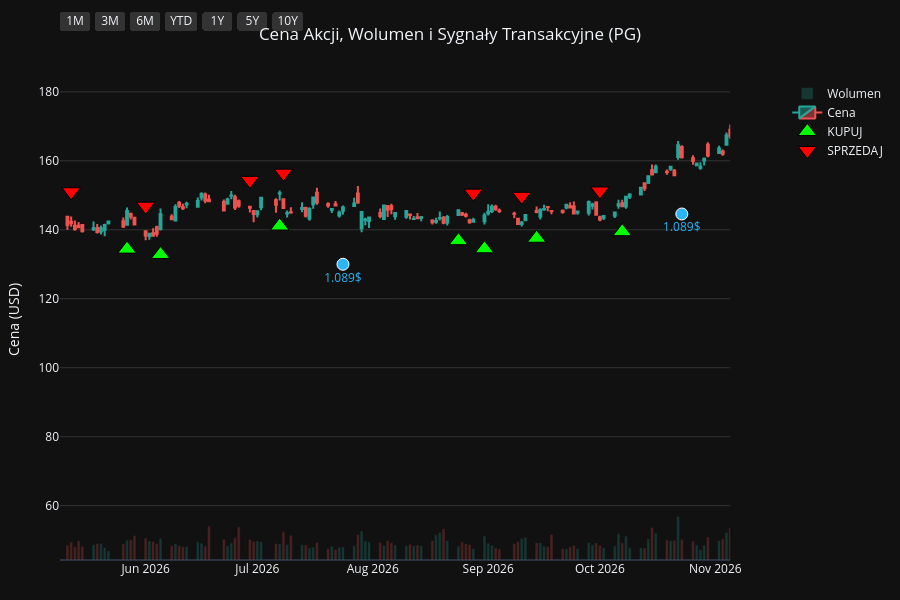
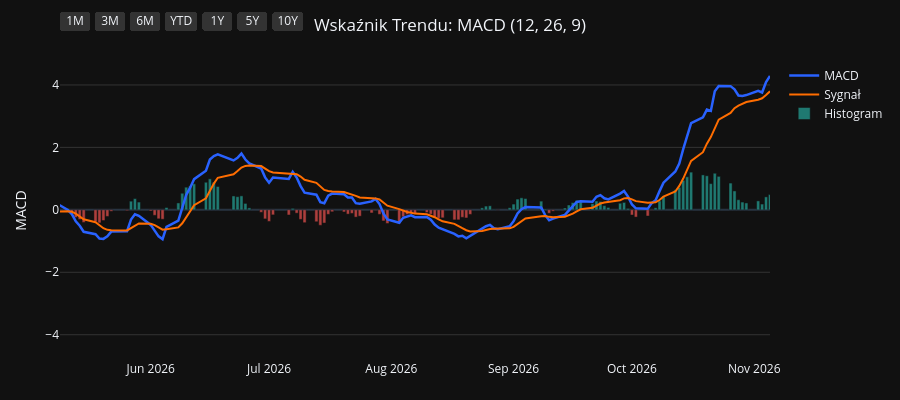
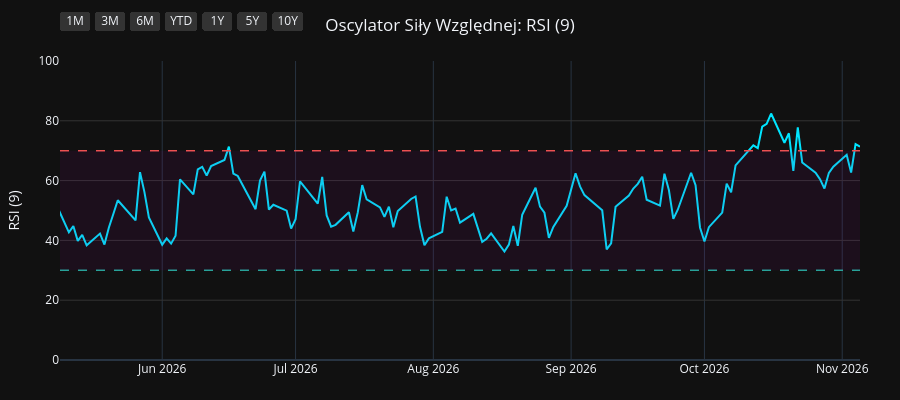
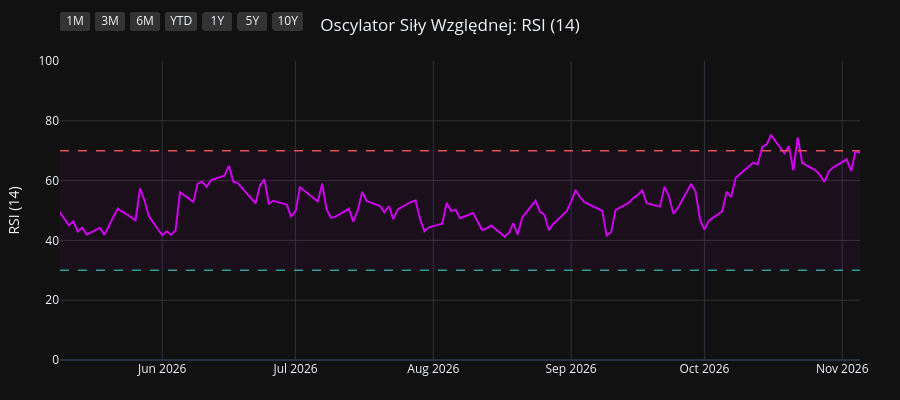

Notebook code cell kept with these figures, in order:
### Code cell
import os
import yfinance as yf
import pandas as pd
import pandas_ta as ta
import plotly.graph_objects as go
from plotly.subplots import make_subplots

# 1. Pobranie i przygotowanie danych
symbol = os.environ.get("STOCK_TICKER", "").strip().upper()
if not symbol:
    raise RuntimeError("Set STOCK_TICKER before running price_extractor.ipynb")
df = yf.Ticker(symbol).history(period="10y")
df.index = df.index.tz_localize(None)

# Wskaźniki i sygnały
df.ta.macd(fast=12, slow=26, signal=9, append=True)
df.ta.rsi(length=9, append=True)
df.ta.rsi(length=14, append=True)
df.ta.rsi(length=21, append=True)
df.dropna(inplace=True)

macd = df['MACD_12_26_9']
signal = df['MACDs_12_26_9']
wczorajszy_macd = macd.shift(1)
wczorajszy_signal = signal.shift(1)

df['Decyzja'] = 'BRAK'
df.loc[(macd > signal) & (wczorajszy_macd <= wczorajszy_signal), 'Decyzja'] = 'KUPUJ'
df.loc[(macd < signal) & (wczorajszy_macd >= wczorajszy_signal), 'Decyzja'] = 'SPRZEDAJ'

df_kupuj = df[df['Decyzja'] == 'KUPUJ']
df_sprzedaj = df[df['Decyzja'] == 'SPRZEDAJ']
df_dywidendy = df[df['Dividends'] > 0]
df_splity = df[df['Stock Splits'] > 0]

# Wspólna konfiguracja osi X
konfiguracja_osi_x = dict(
    type="date",
    showspikes=True, spikemode="across", spikesnap="cursor", spikedash="dot", spikecolor="#ffffff", spikethickness=1, hoverformat="%Y-%m-%d",
    rangeselector=dict(
        buttons=list([
            dict(count=1, label="1M", step="month", stepmode="backward"),
            dict(count=3, label="3M", step="month", stepmode="backward"),
            dict(count=6, label="6M", step="month", stepmode="backward"),
            dict(count=1, label="YTD", step="year", stepmode="todate"),
            dict(count=1, label="1Y", step="year", stepmode="backward"),
            dict(count=5, label="5Y", step="year", stepmode="backward"),
            dict(step="all", label="10Y")
        ]),
        bgcolor="#333333", activecolor="#2962ff", x=0, y=1.1
    )
)

# ==========================================
# WYKRES 1: CENA + WOLUMEN + SYGNAŁY
# ==========================================
fig1 = make_subplots(specs=[[{"secondary_y": True}]])

kolory_wolumenu = ['#26a69a' if row['Close'] >= row['Open'] else '#ef5350' for index, row in df.iterrows()]
fig1.add_trace(go.Bar(x=df.index, y=df['Volume'], marker_color=kolory_wolumenu, opacity=0.25, name='Wolumen'), secondary_y=True)
fig1.add_trace(go.Candlestick(x=df.index, open=df['Open'], high=df['High'], low=df['Low'], close=df['Close'], name='Cena', increasing_line_color='#26a69a', decreasing_line_color='#ef5350'), secondary_y=False)
fig1.add_trace(go.Scatter(x=df_kupuj.index, y=df_kupuj['Low'] * 0.95, customdata=df_kupuj[['Low', 'High']], mode='markers', marker=dict(symbol='triangle-up', size=16, color='#00ff00', line=dict(width=1, color='black')), name='KUPUJ', hovertemplate='KUPUJ<br>Najniższa: %{customdata[0]:.2f}<br>Najwyższa: %{customdata[1]:.2f}<extra></extra>'), secondary_y=False)
fig1.add_trace(go.Scatter(x=df_sprzedaj.index, y=df_sprzedaj['High'] * 1.05, customdata=df_sprzedaj[['Low', 'High']], mode='markers', marker=dict(symbol='triangle-down', size=16, color='#ff0000', line=dict(width=1, color='black')), name='SPRZEDAJ', hovertemplate='SPRZEDAJ<br>Najniższa: %{customdata[0]:.2f}<br>Najwyższa: %{customdata[1]:.2f}<extra></extra>'), secondary_y=False)

if not df_dywidendy.empty:
    fig1.add_trace(go.Scatter(x=df_dywidendy.index, y=df_dywidendy['Low'] * 0.90, mode='markers+text', marker=dict(symbol='circle', size=12, color='#29b6f6', line=dict(width=1, color='white')), text=df_dywidendy['Dividends'].apply(lambda x: f"{x}$"), textposition="bottom center", name='Dywidenda', showlegend=False, hovertemplate='Dywidenda: %{text}<extra></extra>', textfont=dict(color="#29b6f6")), secondary_y=False)
if not df_splity.empty:
                    fig1.add_trace(go.Scatter(x=df_splity.index, y=df_splity['High'], mode='markers+text', marker=dict(symbol='star', size=16, color='#ffee58', line=dict(width=1, color='black')), text=df_splity['Stock Splits'].apply(lambda x: f"{x:g}:1" if x >= 1 else f"1:{1 / x:g}"), textposition="top center", name='Split', hovertemplate='%{text}<extra></extra>', textfont=dict(color="#ffee58")), secondary_y=False)

fig1.update_layout(title=dict(text=f"Cena Akcji, Wolumen i Sygnały Transakcyjne ({symbol})", x=0.5, xanchor='center'), dragmode='pan', xaxis_rangeslider_visible=False, template='plotly_dark', height=600, hovermode='x unified', margin=dict(l=60, r=40, t=60, b=40))
fig1.update_xaxes(**konfiguracja_osi_x)
fig1.update_xaxes(range=[df.index.max() - pd.Timedelta(days=180), df.index.max()])
fig1.update_yaxes(title_text="Cena (USD)", secondary_y=False, gridcolor='#333333')
fig1.update_yaxes(range=[0, df['Volume'].max() * 4], showgrid=False, showticklabels=False, secondary_y=True)
fig1.show(config={'scrollZoom': True})

# ==========================================
# WYKRES 2: WSKAŹNIK MACD
# ==========================================
fig2 = go.Figure()
fig2.add_trace(go.Scatter(x=df.index, y=df['MACD_12_26_9'], line=dict(color='#2962ff', width=2.5), name='MACD'))
fig2.add_trace(go.Scatter(x=df.index, y=df['MACDs_12_26_9'], line=dict(color='#ff6d00', width=2), name='Sygnał'))
kolory_macd = ['#26a69a' if val >= 0 else '#ef5350' for val in df['MACDh_12_26_9']]
fig2.add_trace(go.Bar(x=df.index, y=df['MACDh_12_26_9'], marker_color=kolory_macd, name='Histogram', opacity=0.7))
fig2.update_layout(title=dict(text="Wskaźnik Trendu: MACD (12, 26, 9)", x=0.5, xanchor='center'), dragmode='pan', xaxis_rangeslider_visible=False, template='plotly_dark', height=400, hovermode='x unified', margin=dict(l=60, r=40, t=60, b=40))
fig2.update_xaxes(**konfiguracja_osi_x)
fig2.update_xaxes(range=[df.index.max() - pd.Timedelta(days=180), df.index.max()])
fig2.update_yaxes(title_text="MACD", gridcolor='#333333')
fig2.show(config={'scrollZoom': True})

# ==========================================
# WYKRES 3: OSCYLATOR RSI (9)
# ==========================================
fig3 = go.Figure()
fig3.add_trace(go.Scatter(x=df.index, y=df['RSI_9'], line=dict(color='#00e5ff', width=2), name='RSI (9)'))
fig3.add_hline(y=70, line_dash="dash", line_color="#ef5350", line_width=1.5)
fig3.add_hline(y=30, line_dash="dash", line_color="#26a69a", line_width=1.5)
fig3.add_hrect(y0=30, y1=70, line_width=0, fillcolor="purple", opacity=0.1)
fig3.update_layout(title=dict(text="Oscylator Siły Względnej: RSI (9)", x=0.5, xanchor='center'), dragmode='pan', xaxis_rangeslider_visible=False, template='plotly_dark', height=400, hovermode='x unified', margin=dict(l=60, r=40, t=60, b=40))
fig3.update_xaxes(**konfiguracja_osi_x)
fig3.update_xaxes(range=[df.index.max() - pd.Timedelta(days=180), df.index.max()])
fig3.update_yaxes(title_text="RSI (9)", range=[0, 100], gridcolor='#333333')
fig3.show(config={'scrollZoom': True})

# ==========================================
# WYKRES 4: OSCYLATOR RSI (14)
# ==========================================
fig4 = go.Figure()
fig4.add_trace(go.Scatter(x=df.index, y=df['RSI_14'], line=dict(color='#d500f9', width=2), name='RSI (14)'))
fig4.add_hline(y=70, line_dash="dash", line_color="#ef5350", line_width=1.5)
fig4.add_hline(y=30, line_dash="dash", line_color="#26a69a", line_width=1.5)
fig4.add_hrect(y0=30, y1=70, line_width=0, fillcolor="purple", opacity=0.1)
fig4.update_layout(title=dict(text="Oscylator Siły Względnej: RSI (14)", x=0.5, xanchor='center'), dragmode='pan', xaxis_rangeslider_visible=False, template='plotly_dark', height=400, hovermode='x unified', margin=dict(l=60, r=40, t=60, b=40))
fig4.update_xaxes(**konfiguracja_osi_x)
fig4.update_xaxes(range=[df.index.max() - pd.Timedelta(days=180), df.index.max()])
fig4.update_yaxes(title_text="RSI (14)", range=[0, 100], gridcolor='#333333')
fig4.show(config={'scrollZoom': True})

# ==========================================
# WYKRES 5: OSCYLATOR RSI (21)
# ==========================================
fig5 = go.Figure()
fig5.add_trace(go.Scatter(x=df.index, y=df['RSI_21'], line=dict(color='#64dd17', width=2), name='RSI (21)'))
fig5.add_hline(y=70, line_dash="dash", line_color="#ef5350", line_width=1.5)
fig5.add_hline(y=30, line_dash="dash", line_color="#26a69a", line_width=1.5)
fig5.add_hrect(y0=30, y1=70, line_width=0, fillcolor="purple", opacity=0.1)
fig5.update_layout(title=dict(text="Oscylator Siły Względnej: RSI (21)", x=0.5, xanchor='center'), dragmode='pan', xaxis_rangeslider_visible=False, template='plotly_dark', height=400, hovermode='x unified', margin=dict(l=60, r=40, t=60, b=40))
fig5.update_xaxes(**konfiguracja_osi_x)
fig5.update_xaxes(range=[df.index.max() - pd.Timedelta(days=180), df.index.max()])
fig5.update_yaxes(title_text="RSI (21)", range=[0, 100], gridcolor='#333333')
fig5.show(config={'scrollZoom': True})

### Figure 1 — Plotly figure (JSON) as saved in the notebook; plotly's stock layout.template omitted (floating-point values rounded to 4 significant figures; data arrays with more than 128 entries replaced by an {"elided": "..."} marker saying what was removed)
{"data": [{"marker": {"color": {"elided": "2480 str values"}}, "name": "Wolumen", "opacity": 0.25, "type": "bar", "x": {"elided": "2480 str values"}, "xaxis": "x", "y": {"elided": "2480 int values"}, "yaxis": "y2"}, {"close": {"elided": "2480 float values"}, "decreasing": {"line": {"color": "#ef5350"}}, "high": {"elided": "2480 float values"}, "increasing": {"line": {"color": "#26a69a"}}, "low": {"elided": "2480 float values"}, "name": "Cena", "open": {"elided": "2480 float values"}, "type": "candlestick", "x": {"elided": "2480 str values"}, "xaxis": "x", "yaxis": "y"}, {"customdata": {"elided": "104x2 float values"}, "hovertemplate": "KUPUJ<br>Najniższa: %{customdata[0]:.2f}<br>Najwyższa: %{customdata[1]:.2f}<extra></extra>", "marker": {"color": "#00ff00", "line": {"color": "black", "width": 1}, "size": 16, "symbol": "triangle-up"}, "mode": "markers", "name": "KUPUJ", "type": "scatter", "x": ["2017-01-06T00:00:00", "2017-01-18T00:00:00", "2017-02-15T00:00:00", "2017-04-18T00:00:00", "2017-04-25T00:00:00", "2017-05-19T00:00:00", "2017-07-18T00:00:00", "2017-09-20T00:00:00", "2017-10-13T00:00:00", "2017-11-08T00:00:00", "2018-01-22T00:00:00", "2018-02-20T00:00:00", "2018-02-22T00:00:00", "2018-03-02T00:00:00", "2018-03-28T00:00:00", "2018-05-09T00:00:00", "2018-07-27T00:00:00", "2018-08-16T00:00:00", "2018-09-19T00:00:00", "2018-10-19T00:00:00", "2018-12-14T00:00:00", "2019-01-18T00:00:00", "2019-01-23T00:00:00", "2019-03-14T00:00:00", "2019-04-08T00:00:00", "2019-04-15T00:00:00", "2019-05-16T00:00:00", "2019-06-07T00:00:00", "2019-07-03T00:00:00", "2019-07-30T00:00:00", "2019-08-16T00:00:00", "2019-08-27T00:00:00", "2019-09-26T00:00:00", "2019-10-23T00:00:00", "2019-11-19T00:00:00", "2019-11-26T00:00:00", "2020-01-15T00:00:00", "2020-02-05T00:00:00", "2020-02-21T00:00:00", "2020-03-30T00:00:00", "2020-05-28T00:00:00", "2020-07-01T00:00:00", "2020-08-25T00:00:00", "2020-10-06T00:00:00", "2020-11-06T00:00:00", "2020-11-12T00:00:00", "2020-12-17T00:00:00", "2021-02-10T00:00:00", "2021-03-08T00:00:00", "2021-05-10T00:00:00", "2021-06-28T00:00:00", "2021-08-13T00:00:00", "2021-09-14T00:00:00", "2021-10-11T00:00:00", "2021-10-26T00:00:00", "2021-12-06T00:00:00", "2022-02-03T00:00:00", "2022-03-18T00:00:00", "2022-06-02T00:00:00", "2022-06-23T00:00:00", "2022-07-25T00:00:00", "2022-08-03T00:00:00", "2022-10-17T00:00:00", "2023-02-17T00:00:00", "2023-04-21T00:00:00", "2023-06-13T00:00:00", "2023-07-20T00:00:00", "2023-09-18T00:00:00", "2023-10-16T00:00:00", "2023-11-30T00:00:00", "2023-12-28T00:00:00", "2024-02-23T00:00:00", "2024-04-19T00:00:00", "2024-06-10T00:00:00", "2024-06-18T00:00:00", "2024-07-17T00:00:00", "2024-08-05T00:00:00", "2024-08-20T00:00:00", "2024-08-30T00:00:00", "2024-10-15T00:00:00", "2024-11-13T00:00:00", "2025-01-22T00:00:00", "2025-02-21T00:00:00", "2025-04-01T00:00:00", "2025-04-14T00:00:00", "2025-05-15T00:00:00", "2025-07-02T00:00:00", "2025-07-22T00:00:00", "2025-08-11T00:00:00", "2025-09-17T00:00:00", "2025-10-20T00:00:00", "2025-11-13T00:00:00", "2025-11-18T00:00:00", "2025-12-16T00:00:00", "2026-01-12T00:00:00", "2026-02-23T00:00:00", "2026-04-08T00:00:00", "2026-05-27T00:00:00", "2026-06-05T00:00:00", "2026-07-07T00:00:00", "2026-08-24T00:00:00", "2026-08-31T00:00:00", "2026-09-14T00:00:00", "2026-10-07T00:00:00"], "xaxis": "x", "y": [61.29, 61.75, 65.56, 65.95, 65.81, 63.02, 64.34, 69.56, 68.64, 64.83, 68.32, 61.02, 60.34, 59.02, 58.67, 54.49, 60.91, 63.09, 64.21, 65.62, 74.25, 70.95, 72.97, 78.5, 80.67, 81.67, 83.66, 84.56, 87.78, 93.85, 92.9, 94.62, 97.58, 96.86, 96.3, 95.73, 99.38, 100.3, 100.8, 88.13, 92.5, 95.72, 111.6, 112.5, 116.0, 114.9, 112.4, 104.9, 102.7, 111.9, 111.2, 118.4, 120.3, 117.7, 118.0, 125.4, 135.7, 124.5, 120.4, 117.3, 121.1, 119.8, 107.0, 117.6, 133.9, 125.0, 129.2, 133.9, 126.9, 131.7, 127.3, 141.4, 136.5, 147.6, 148.4, 148.7, 149.0, 150.3, 151.7, 154.5, 149.0, 147.9, 150.1, 153.0, 150.0, 144.5, 145.6, 142.0, 140.6, 145.2, 138.7, 136.3, 134.3, 133.5, 130.8, 149.0, 131.9, 134.4, 132.8, 141.1, 136.8, 134.5, 137.6, 139.4], "yaxis": "y"}, {"customdata": {"elided": "104x2 float values"}, "hovertemplate": "SPRZEDAJ<br>Najniższa: %{customdata[0]:.2f}<br>Najwyższa: %{customdata[1]:.2f}<extra></extra>", "marker": {"color": "#ff0000", "line": {"color": "black", "width": 1}, "size": 16, "symbol": "triangle-down"}, "mode": "markers", "name": "SPRZEDAJ", "type": "scatter", "x": ["2016-12-28T00:00:00", "2017-01-09T00:00:00", "2017-02-14T00:00:00", "2017-03-02T00:00:00", "2017-04-21T00:00:00", "2017-04-26T00:00:00", "2017-06-27T00:00:00", "2017-08-23T00:00:00", "2017-09-21T00:00:00", "2017-10-20T00:00:00", "2018-01-02T00:00:00", "2018-01-23T00:00:00", "2018-02-21T00:00:00", "2018-03-01T00:00:00", "2018-03-22T00:00:00", "2018-04-19T00:00:00", "2018-07-19T00:00:00", "2018-08-10T00:00:00", "2018-08-23T00:00:00", "2018-09-25T00:00:00", "2018-11-20T00:00:00", "2018-12-17T00:00:00", "2019-01-22T00:00:00", "2019-02-25T00:00:00", "2019-04-04T00:00:00", "2019-04-10T00:00:00", "2019-04-23T00:00:00", "2019-05-22T00:00:00", "2019-06-27T00:00:00", "2019-07-23T00:00:00", "2019-08-05T00:00:00", "2019-08-23T00:00:00", "2019-09-10T00:00:00", "2019-10-02T00:00:00", "2019-11-05T00:00:00", "2019-11-22T00:00:00", "2019-12-23T00:00:00", "2020-01-31T00:00:00", "2020-02-11T00:00:00", "2020-02-24T00:00:00", "2020-04-29T00:00:00", "2020-06-24T00:00:00", "2020-08-19T00:00:00", "2020-08-26T00:00:00", "2020-10-22T00:00:00", "2020-11-09T00:00:00", "2020-11-18T00:00:00", "2021-01-13T00:00:00", "2021-02-26T00:00:00", "2021-04-14T00:00:00", "2021-05-27T00:00:00", "2021-08-11T00:00:00", "2021-08-23T00:00:00", "2021-09-16T00:00:00", "2021-10-21T00:00:00", "2021-11-30T00:00:00", "2022-01-06T00:00:00", "2022-02-07T00:00:00", "2022-05-02T00:00:00", "2022-06-09T00:00:00", "2022-07-20T00:00:00", "2022-07-29T00:00:00", "2022-08-24T00:00:00", "2022-12-15T00:00:00", "2023-04-18T00:00:00", "2023-05-04T00:00:00", "2023-07-11T00:00:00", "2023-08-14T00:00:00", "2023-09-20T00:00:00", "2023-11-20T00:00:00", "2023-12-05T00:00:00", "2024-02-12T00:00:00", "2024-02-26T00:00:00", "2024-05-23T00:00:00", "2024-06-12T00:00:00", "2024-06-25T00:00:00", "2024-07-30T00:00:00", "2024-08-15T00:00:00", "2024-08-28T00:00:00", "2024-09-18T00:00:00", "2024-10-23T00:00:00", "2024-12-09T00:00:00", "2025-02-18T00:00:00", "2025-03-12T00:00:00", "2025-04-04T00:00:00", "2025-04-24T00:00:00", "2025-06-06T00:00:00", "2025-07-09T00:00:00", "2025-07-31T00:00:00", "2025-09-15T00:00:00", "2025-09-18T00:00:00", "2025-11-04T00:00:00", "2025-11-17T00:00:00", "2025-12-04T00:00:00", "2026-01-05T00:00:00", "2026-02-19T00:00:00", "2026-03-03T00:00:00", "2026-05-12T00:00:00", "2026-06-01T00:00:00", "2026-06-29T00:00:00", "2026-07-08T00:00:00", "2026-08-28T00:00:00", "2026-09-10T00:00:00", "2026-10-01T00:00:00"], "xaxis": "x", "y": [67.75, 67.77, 71.18, 73.9, 72.59, 73.17, 72.65, 75.93, 77.44, 74.27, 75.89, 75.04, 68.05, 65.95, 64.49, 63.57, 67.09, 69.26, 70.82, 71.51, 80.16, 82.47, 79.03, 86.53, 89.3, 90.45, 90.32, 92.87, 95.66, 101.3, 101.5, 104.9, 105.8, 108.0, 105.1, 106.0, 110.6, 112.2, 111.6, 111.9, 105.0, 105.0, 122.1, 124.8, 128.5, 132.3, 127.9, 124.3, 115.0, 123.0, 126.1, 131.4, 133.3, 133.2, 130.3, 137.1, 152.5, 150.6, 151.2, 137.1, 134.6, 133.8, 138.3, 143.8, 144.3, 150.0, 142.8, 151.8, 149.2, 146.5, 148.0, 153.8, 157.3, 165.2, 164.7, 165.9, 160.5, 167.7, 169.2, 173.8, 169.2, 172.7, 165.8, 171.9, 173.6, 162.0, 166.3, 159.2, 154.0, 160.6, 161.1, 152.5, 151.0, 150.4, 144.2, 164.4, 166.7, 151.0, 146.8, 154.3, 156.4, 150.6, 149.7, 151.2], "yaxis": "y"}, {"hovertemplate": "Dywidenda: %{text}<extra></extra>", "marker": {"color": "#29b6f6", "line": {"color": "white", "width": 1}, "size": 12, "symbol": "circle"}, "mode": "markers+text", "name": "Dywidenda", "showlegend": false, "text": ["0.67$", "0.69$", "0.69$", "0.69$", "0.69$", "0.717$", "0.717$", "0.717$", "0.717$", "0.746$", "0.746$", "0.746$", "0.746$", "0.791$", "0.791$", "0.791$", "0.791$", "0.87$", "0.87$", "0.87$", "0.87$", "0.913$", "0.913$", "0.913$", "0.913$", "0.941$", "0.941$", "0.941$", "0.941$", "1.007$", "1.007$", "1.007$", "1.007$", "1.057$", "1.057$", "1.057$", "1.057$", "1.089$", "1.089$", "1.089$"], "textfont": {"color": "#29b6f6"}, "textposition": "bottom center", "type": "scatter", "x": ["2017-01-18T00:00:00", "2017-04-19T00:00:00", "2017-07-19T00:00:00", "2017-10-19T00:00:00", "2018-01-18T00:00:00", "2018-04-19T00:00:00", "2018-07-19T00:00:00", "2018-10-18T00:00:00", "2019-01-17T00:00:00", "2019-04-17T00:00:00", "2019-07-18T00:00:00", "2019-10-17T00:00:00", "2020-01-23T00:00:00", "2020-04-23T00:00:00", "2020-07-23T00:00:00", "2020-10-22T00:00:00", "2021-01-21T00:00:00", "2021-04-22T00:00:00", "2021-07-22T00:00:00", "2021-10-21T00:00:00", "2022-01-20T00:00:00", "2022-04-21T00:00:00", "2022-07-21T00:00:00", "2022-10-20T00:00:00", "2023-01-19T00:00:00", "2023-04-20T00:00:00", "2023-07-20T00:00:00", "2023-10-19T00:00:00", "2024-01-18T00:00:00", "2024-04-18T00:00:00", "2024-07-19T00:00:00", "2024-10-18T00:00:00", "2025-01-24T00:00:00", "2025-04-21T00:00:00", "2025-07-18T00:00:00", "2025-10-24T00:00:00", "2026-01-23T00:00:00", "2026-04-24T00:00:00", "2026-07-24T00:00:00", "2026-10-23T00:00:00"], "xaxis": "x", "y": [58.5, 62.37, 61.53, 64.49, 63.94, 53.4, 56.56, 58.6, 66.71, 78.33, 85.91, 87.78, 93.68, 90.04, 96.4, 108.9, 101.3, 104.8, 107.5, 110.1, 127.4, 129.9, 111.9, 102.7, 116.1, 123.5, 122.4, 122.4, 122.9, 131.3, 141.6, 143.5, 139.9, 141.7, 133.4, 132.5, 131.9, 131.0, 130.0, 144.6], "yaxis": "y"}], "layout": {"dragmode": "pan", "height": 600, "hovermode": "x unified", "margin": {"b": 40, "l": 60, "r": 40, "t": 60}, "title": {"text": "Cena Akcji, Wolumen i Sygnały Transakcyjne (PG)", "x": 0.5, "xanchor": "center"}, "xaxis": {"anchor": "y", "domain": [0.0, 0.94], "hoverformat": "%Y-%m-%d", "range": ["2026-05-09T00:00:00", "2026-11-05T00:00:00"], "rangeselector": {"activecolor": "#2962ff", "bgcolor": "#333333", "buttons": [{"count": 1, "label": "1M", "step": "month", "stepmode": "backward"}, {"count": 3, "label": "3M", "step": "month", "stepmode": "backward"}, {"count": 6, "label": "6M", "step": "month", "stepmode": "backward"}, {"count": 1, "label": "YTD", "step": "year", "stepmode": "todate"}, {"count": 1, "label": "1Y", "step": "year", "stepmode": "backward"}, {"count": 5, "label": "5Y", "step": "year", "stepmode": "backward"}, {"label": "10Y", "step": "all"}], "x": 0, "y": 1.1}, "rangeslider": {"visible": false}, "showspikes": true, "spikecolor": "#ffffff", "spikedash": "dot", "spikemode": "across", "spikesnap": "cursor", "spikethickness": 1, "type": "date"}, "yaxis": {"anchor": "x", "domain": [0.0, 1.0], "gridcolor": "#333333", "title": {"text": "Cena (USD)"}}, "yaxis2": {"anchor": "x", "overlaying": "y", "range": [0, 242483600], "showgrid": false, "showticklabels": false, "side": "right"}}}

### Figure 2 — Plotly figure (JSON) as saved in the notebook; plotly's stock layout.template omitted (floating-point values rounded to 4 significant figures; data arrays with more than 128 entries replaced by an {"elided": "..."} marker saying what was removed)
{"data": [{"line": {"color": "#2962ff", "width": 2.5}, "name": "MACD", "type": "scatter", "x": {"elided": "2480 str values"}, "y": {"elided": "2480 float values"}}, {"line": {"color": "#ff6d00", "width": 2}, "name": "Sygnał", "type": "scatter", "x": {"elided": "2480 str values"}, "y": {"elided": "2480 float values"}}, {"marker": {"color": {"elided": "2480 str values"}}, "name": "Histogram", "opacity": 0.7, "type": "bar", "x": {"elided": "2480 str values"}, "y": {"elided": "2480 float values"}}], "layout": {"dragmode": "pan", "height": 400, "hovermode": "x unified", "margin": {"b": 40, "l": 60, "r": 40, "t": 60}, "title": {"text": "Wskaźnik Trendu: MACD (12, 26, 9)", "x": 0.5, "xanchor": "center"}, "xaxis": {"hoverformat": "%Y-%m-%d", "range": ["2026-05-09T00:00:00", "2026-11-05T00:00:00"], "rangeselector": {"activecolor": "#2962ff", "bgcolor": "#333333", "buttons": [{"count": 1, "label": "1M", "step": "month", "stepmode": "backward"}, {"count": 3, "label": "3M", "step": "month", "stepmode": "backward"}, {"count": 6, "label": "6M", "step": "month", "stepmode": "backward"}, {"count": 1, "label": "YTD", "step": "year", "stepmode": "todate"}, {"count": 1, "label": "1Y", "step": "year", "stepmode": "backward"}, {"count": 5, "label": "5Y", "step": "year", "stepmode": "backward"}, {"label": "10Y", "step": "all"}], "x": 0, "y": 1.1}, "rangeslider": {"visible": false}, "showspikes": true, "spikecolor": "#ffffff", "spikedash": "dot", "spikemode": "across", "spikesnap": "cursor", "spikethickness": 1, "type": "date"}, "yaxis": {"gridcolor": "#333333", "title": {"text": "MACD"}}}}

### Figure 3 — Plotly figure (JSON) as saved in the notebook; plotly's stock layout.template omitted (floating-point values rounded to 4 significant figures; data arrays with more than 128 entries replaced by an {"elided": "..."} marker saying what was removed)
{"data": [{"line": {"color": "#00e5ff", "width": 2}, "name": "RSI (9)", "type": "scatter", "x": {"elided": "2480 str values"}, "y": {"elided": "2480 float values"}}], "layout": {"dragmode": "pan", "height": 400, "hovermode": "x unified", "margin": {"b": 40, "l": 60, "r": 40, "t": 60}, "shapes": [{"line": {"color": "#ef5350", "dash": "dash", "width": 1.5}, "type": "line", "x0": 0, "x1": 1, "xref": "x domain", "y0": 70, "y1": 70, "yref": "y"}, {"line": {"color": "#26a69a", "dash": "dash", "width": 1.5}, "type": "line", "x0": 0, "x1": 1, "xref": "x domain", "y0": 30, "y1": 30, "yref": "y"}, {"fillcolor": "purple", "line": {"width": 0}, "opacity": 0.1, "type": "rect", "x0": 0, "x1": 1, "xref": "x domain", "y0": 30, "y1": 70, "yref": "y"}], "title": {"text": "Oscylator Siły Względnej: RSI (9)", "x": 0.5, "xanchor": "center"}, "xaxis": {"hoverformat": "%Y-%m-%d", "range": ["2026-05-09T00:00:00", "2026-11-05T00:00:00"], "rangeselector": {"activecolor": "#2962ff", "bgcolor": "#333333", "buttons": [{"count": 1, "label": "1M", "step": "month", "stepmode": "backward"}, {"count": 3, "label": "3M", "step": "month", "stepmode": "backward"}, {"count": 6, "label": "6M", "step": "month", "stepmode": "backward"}, {"count": 1, "label": "YTD", "step": "year", "stepmode": "todate"}, {"count": 1, "label": "1Y", "step": "year", "stepmode": "backward"}, {"count": 5, "label": "5Y", "step": "year", "stepmode": "backward"}, {"label": "10Y", "step": "all"}], "x": 0, "y": 1.1}, "rangeslider": {"visible": false}, "showspikes": true, "spikecolor": "#ffffff", "spikedash": "dot", "spikemode": "across", "spikesnap": "cursor", "spikethickness": 1, "type": "date"}, "yaxis": {"gridcolor": "#333333", "range": [0, 100], "title": {"text": "RSI (9)"}}}}

### Figure 4 — Plotly figure (JSON) as saved in the notebook; plotly's stock layout.template omitted (floating-point values rounded to 4 significant figures; data arrays with more than 128 entries replaced by an {"elided": "..."} marker saying what was removed)
{"data": [{"line": {"color": "#d500f9", "width": 2}, "name": "RSI (14)", "type": "scatter", "x": {"elided": "2480 str values"}, "y": {"elided": "2480 float values"}}], "layout": {"dragmode": "pan", "height": 400, "hovermode": "x unified", "margin": {"b": 40, "l": 60, "r": 40, "t": 60}, "shapes": [{"line": {"color": "#ef5350", "dash": "dash", "width": 1.5}, "type": "line", "x0": 0, "x1": 1, "xref": "x domain", "y0": 70, "y1": 70, "yref": "y"}, {"line": {"color": "#26a69a", "dash": "dash", "width": 1.5}, "type": "line", "x0": 0, "x1": 1, "xref": "x domain", "y0": 30, "y1": 30, "yref": "y"}, {"fillcolor": "purple", "line": {"width": 0}, "opacity": 0.1, "type": "rect", "x0": 0, "x1": 1, "xref": "x domain", "y0": 30, "y1": 70, "yref": "y"}], "title": {"text": "Oscylator Siły Względnej: RSI (14)", "x": 0.5, "xanchor": "center"}, "xaxis": {"hoverformat": "%Y-%m-%d", "range": ["2026-05-09T00:00:00", "2026-11-05T00:00:00"], "rangeselector": {"activecolor": "#2962ff", "bgcolor": "#333333", "buttons": [{"count": 1, "label": "1M", "step": "month", "stepmode": "backward"}, {"count": 3, "label": "3M", "step": "month", "stepmode": "backward"}, {"count": 6, "label": "6M", "step": "month", "stepmode": "backward"}, {"count": 1, "label": "YTD", "step": "year", "stepmode": "todate"}, {"count": 1, "label": "1Y", "step": "year", "stepmode": "backward"}, {"count": 5, "label": "5Y", "step": "year", "stepmode": "backward"}, {"label": "10Y", "step": "all"}], "x": 0, "y": 1.1}, "rangeslider": {"visible": false}, "showspikes": true, "spikecolor": "#ffffff", "spikedash": "dot", "spikemode": "across", "spikesnap": "cursor", "spikethickness": 1, "type": "date"}, "yaxis": {"gridcolor": "#333333", "range": [0, 100], "title": {"text": "RSI (14)"}}}}
